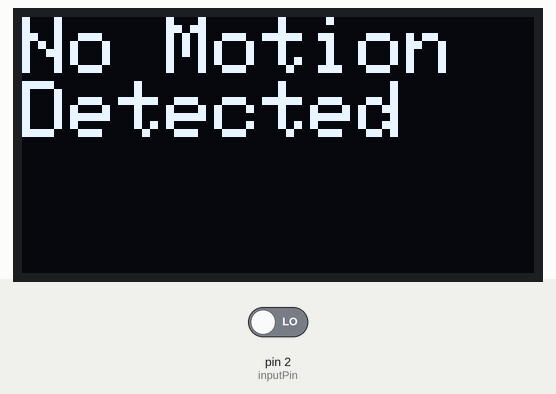
Simulated run of this sketch. Board: Arduino Uno, built with avr-gcc and run on an emulated ATmega328P. Shown: 128×64 one-colour display. Inputs (shaded band) come from the test bench; at power-on: pin 2 (inputPin) LOW. What the sketch prints to the serial monitor is not drawn.

Above: at 1.2 s.
1.3 s: pin 2 (inputPin) driven HIGH
At 2.8 s:
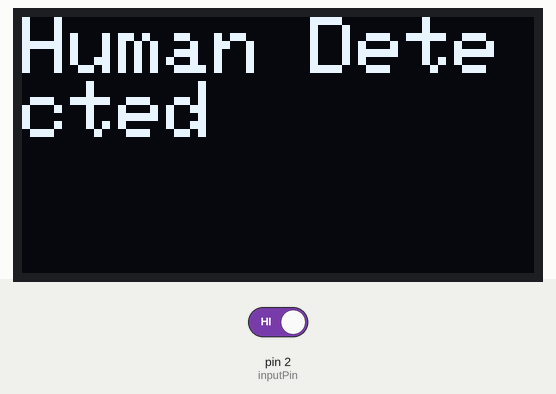
3.1 s: pin 2 (inputPin) driven LOW
At 3.5 s:
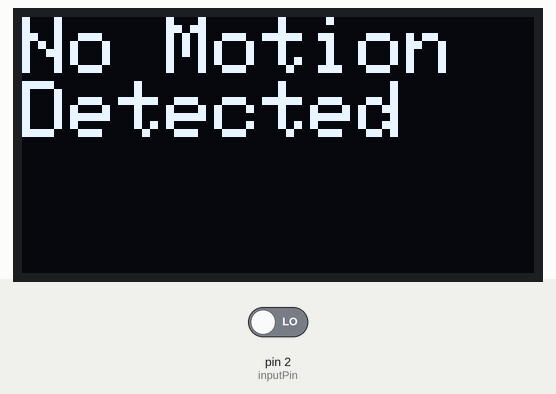
Timing chart, 0 to 6.1 s (numbered marks = the images above; inputs shaded):
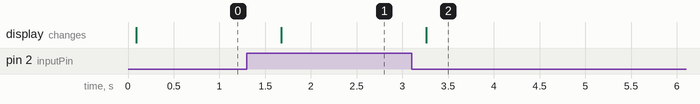

Measured:
- after the input at 1.3 s, the display: changes after 0.37 s (image 1)
- after the input at 3.1 s, the display: changes after 0.16 s (image 2)

The sketch:

OLED_With_Microwave_Sensor.ino
```cpp
#include <SPI.h>
#include <Wire.h>
#include <Adafruit_GFX.h>
#include <Adafruit_SSD1306.h>

#define SCREEN_WIDTH 128 // OLED display width, in pixels
#define SCREEN_HEIGHT 64 // OLED display height, in pixels

// Declaration for SSD1306 display connected using hardware SPI
#define OLED_DC     8
#define OLED_CS     10
#define OLED_RESET  9
Adafruit_SSD1306 display(SCREEN_WIDTH, SCREEN_HEIGHT, &SPI, OLED_DC, OLED_RESET, OLED_CS);

int inputPin = 2; // Pin where the Radar Sensor is hooked up
int motion = 0;   // State of motion

void setup() {
  pinMode(inputPin, INPUT); // Declare the sensor pin as input
  Serial.begin(9600);

  // SSD1306_SWITCHCAPVCC = generate display voltage from 3.3V internally
  if (!display.begin(SSD1306_SWITCHCAPVCC)) {
    Serial.println(F("SSD1306 allocation failed"));
    for (;;); // Don't proceed, loop forever
  }

  display.clearDisplay(); // Clear the buffer

  // Set text size and color
  display.setTextSize(2);             // Normal 1:1 pixel scale
  display.setTextColor(SSD1306_WHITE); // Draw white text
  display.setCursor(0, 0);            // Start at top-left corner

  // Print the initial message
  display.println(F("Hello world"));
  display.println(F("My name is Rishabh"));

  display.display(); // Show the display buffer on the screen
}

void loop() {
  motion = digitalRead(inputPin); // Read the input pin

  display.clearDisplay(); // Clear the buffer

  if (motion == HIGH) {
    Serial.println("Motion Detected!");
    display.setCursor(0, 0);
    display.println(F("Human Detected"));
  } else {
    Serial.println("No Motion Detected!");
    display.setCursor(0, 0);
    display.println(F("No Motion Detected"));
  }

  display.display(); // Show the display buffer on the screen
  delay(500); // Add a delay to avoid flickering
}
```
